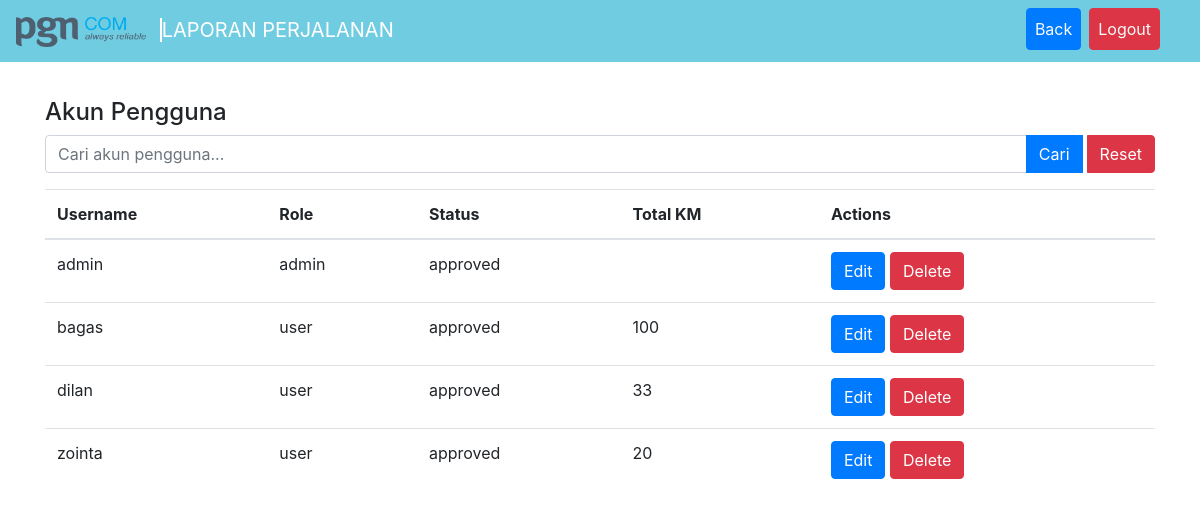
The page /akun_user.php (signed in) on the database its author committed.
### tables this page shows
CREATE TABLE `users` (
  `id` int(11) NOT NULL,
  `username` varchar(255) NOT NULL,
  `password` varchar(255) NOT NULL,
  `role` enum('user','admin') NOT NULL,
  `status` enum('pending','approved','rejected') NOT NULL
);

### akun_user.php (the view, shortened to what this page needs)
<!DOCTYPE html>
<html>
<head>
    <link rel="stylesheet" href="https://maxcdn.bootstrapcdn.com/bootstrap/4.5.2/css/bootstrap.min.css">
</head>
<body>
    <nav class="navbar navbar-expand-lg navbar-dark">
        <a class="navbar-brand" href="dashboard.php">
            <img src="assets/pgn.png" width="130" height="30" class="mr-2">
            <span class="separator"></span>
            LAPORAN PERJALANAN
        </a>
        <div class="collapse navbar-collapse" id="navbarNav">
            <ul class="navbar-nav ml-auto mr-3">
                <?php
                $role = $_SESSION['role'];
                echo "<li class='nav-item'><a class='nav-link btn text-light mr-2 mb-1 btn-primary' href='dashboard.php'>Back</a></li>";
                echo "<li class='nav-item'><a class='nav-link btn btn-danger mr-2 mb-1 text-light' href='logout.php'>Logout</a></li>";
                ?>
            </ul>
        </div>
    </nav>
    <div class="container">
        <div class="table-responsive">
            <?php
            include 'inc/db.php';
            if ($role == 'admin') {
                $query = "SELECT users.id, users.username, users.role, users.status, SUM(laporan.km_akhir - laporan.km_awal) AS total_km
              FROM users LEFT JOIN laporan ON users.id = laporan.user_id
              GROUP BY users.id, users.username, users.role, users.status";
                $result = $conn->query($query);
                echo "<h2 class='mt-3'>Akun Pengguna</h2>";
                echo "<form class='mb-3' method='GET'>";
                echo "<div class='input-group'>";
                echo "<input type='text' class='form-control' name='search' placeholder='Cari akun pengguna...'>";
                echo "<div class='input-group-append'>";
                echo "<button class='btn btn-primary' type='submit'>Cari</button>";
                echo "<button class='btn btn-danger ml-1' type='reset' onclick='window.location.href=\"akun_user.php\"'>Reset</button>";
                echo "</div>";
                echo "</div>";
                echo "</form>";
                if ($result->num_rows > 0) {
                    echo "<div class='table-responsive'>";
                    echo "<table class='table'>";
                    echo "<thead>";
                    echo "<tr>";
                    echo "<th>Username</th>";
                    echo "<th>Role</th>";
                    echo "<th>Status</th>";
                    echo "<th>Total KM</th>";
                    echo "<th>Actions</th>";
                    echo "</tr>";
                    echo "</thead>";
                    echo "<tbody>";
                    while ($row = $result->fetch_assoc()) {
                        echo "<tr>";
                        echo "<td>" . $row['username'] . "</td>";
                        echo "<td>" . $row['role'] . "</td>";
                        echo "<td>" . $row['status'] . "</td>";
                        echo "<td>" . $row['total_km'] . "</td>";
                        echo "<td>";
                        echo "<a href='edit_akun.php?id=" . $row['id'] . "' class='btn btn-primary'>Edit</a> ";
                        echo "<a href='akun_user.php?delete=" . $row['id'] . "' class='btn btn-danger' onclick='return confirm(\"Apakah Anda yakin ingin menghapus akun pengguna ini?\")'>Delete</a>";
                        echo "</td>";
                        echo "</tr>";
                    }
                    echo "</tbody>";
                    echo "</table>";
                } else {
                    echo "Belum ada akun pengguna terdaftar.";
                }
            }
            ?>
        </div>
    </div>
</body>
</html>

### akun_user.php (style rules this page uses)
.navbar { background-color: #70cce1; }
.container { margin-top: 20px; }
h2 { font-size: 24px; }
.navbar-brand .separator { border-right: 2px solid #fff; width: 100%; }

### rows shown on the page
users: username "admin", role "admin", status "approved"
users: username "bagas", role "user", status "approved", total_km "100"
users: username "dilan", role "user", status "approved", total_km "33"
users: username "zointa", role "user", status "approved", total_km "20"
